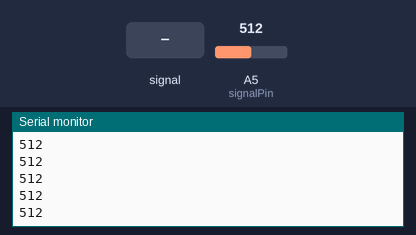
Recording of a sketch running on a simulated Arduino Uno, built with avr-gcc and run on an emulated ATmega328P. On the bench: the last lines printed to the serial monitor. Inputs (shaded band) come from the test bench; at power-on: A5 (signalPin) = 512.

Above: at 1.2 s.
1.3 s: A5 (signalPin) fed a 200 Hz sine of ±81 counts around its level
At 1.9 s:
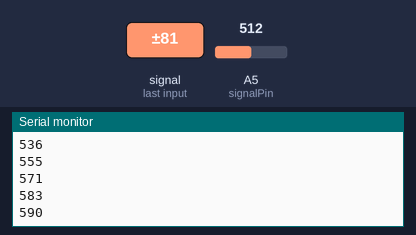
2.8 s: A5 (signalPin) set to 716
At 3.5 s:
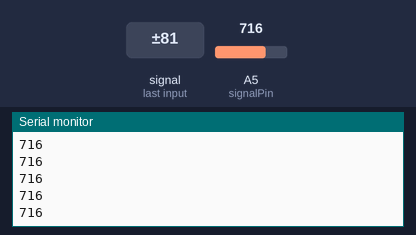
4.3 s: A5 (signalPin) fed a 1000 Hz sine of ±255 counts around its level
At 4.8 s:
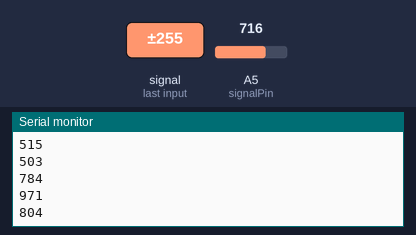
5.8 s: A5 (signalPin) set to 900
At 6.7 s:
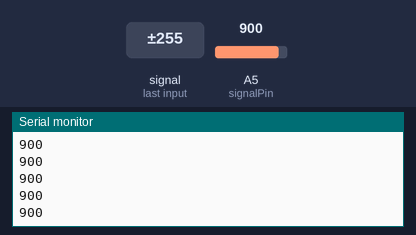
Timing chart, 0 to 8.3 s (numbered marks = the images above; inputs shaded):
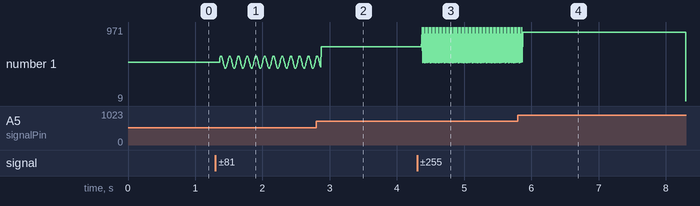

The sketch:

angle_encoder.ino
```cpp
 // A4 = pin 18 on Teensy 4.1
 // A5 = pin 19 "

const int signalPin = A5;

void setup() {
 Serial.begin(9600);

}

void loop() {
  Serial.println(analogRead(signalPin));
}
```

Measured:
- after the input at 1.3 s, the serial monitor: prints a new line after 0.07 s (image 1)
- after the input at 2.8 s, the serial monitor: prints a new line after 0.07 s (image 2)
- after the input at 4.3 s, the serial monitor: prints a new line after 0.07 s (image 3)
- after the input at 5.8 s, the serial monitor: prints a new line after 0.07 s (image 4)
- plotted number 1: 512 → 571 after the input at 1.3 s, 571 → 716 after the input at 2.8 s, 716 → 786 after the input at 4.3 s
